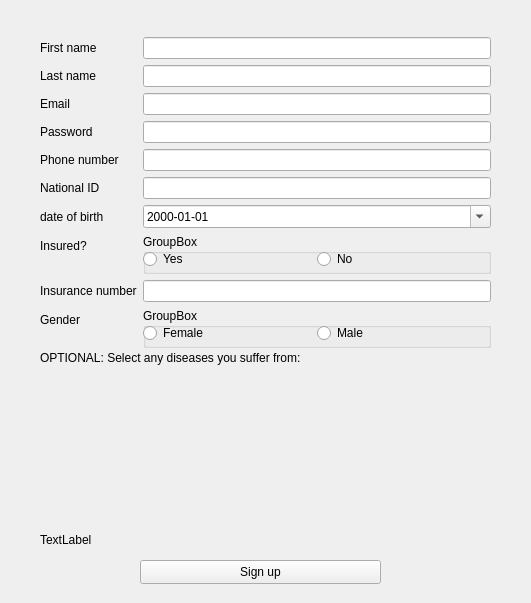
<?xml version="1.0" encoding="UTF-8"?>
<ui version="4.0">
 <class>patient_sign_up</class>
 <widget class="QWidget" name="patient_sign_up">
  <property name="enabled">
   <bool>true</bool>
  </property>
  <property name="geometry">
   <rect>
    <x>0</x>
    <y>0</y>
    <width>531</width>
    <height>603</height>
   </rect>
  </property>
  <property name="windowTitle">
   <string>Form</string>
  </property>
  <widget class="QWidget" name="formLayoutWidget">
   <property name="geometry">
    <rect>
     <x>40</x>
     <y>20</y>
     <width>451</width>
     <height>328</height>
    </rect>
   </property>
   <layout class="QFormLayout" name="formLayout">
    <property name="sizeConstraint">
     <enum>QLayout::SetNoConstraint</enum>
    </property>
    <property name="topMargin">
     <number>17</number>
    </property>
    <item row="0" column="0">
     <widget class="QLabel" name="label">
      <property name="enabled">
       <bool>true</bool>
      </property>
      <property name="text">
       <string>First name</string>
      </property>
     </widget>
    </item>
    <item row="0" column="1">
     <widget class="QLineEdit" name="first_name">
      <property name="enabled">
       <bool>true</bool>
      </property>
     </widget>
    </item>
    <item row="1" column="0">
     <widget class="QLabel" name="label_2">
      <property name="text">
       <string>Last name</string>
      </property>
     </widget>
    </item>
    <item row="1" column="1">
     <widget class="QLineEdit" name="last_name">
      <property name="enabled">
       <bool>true</bool>
      </property>
     </widget>
    </item>
    <item row="2" column="0">
     <widget class="QLabel" name="label_5">
      <property name="text">
       <string>Email</string>
      </property>
     </widget>
    </item>
    <item row="2" column="1">
     <widget class="QLineEdit" name="email"/>
    </item>
    <item row="3" column="0">
     <widget class="QLabel" name="label_4">
      <property name="text">
       <string>Password</string>
      </property>
     </widget>
    </item>
    <item row="3" column="1">
     <widget class="QLineEdit" name="password"/>
    </item>
    <item row="4" column="0">
     <widget class="QLabel" name="label_3">
      <property name="text">
       <string>Phone number</string>
      </property>
     </widget>
    </item>
    <item row="4" column="1">
     <widget class="QLineEdit" name="phone_number"/>
    </item>
    <item row="5" column="0">
     <widget class="QLabel" name="label_7">
      <property name="text">
       <string>National ID</string>
      </property>
     </widget>
    </item>
    <item row="5" column="1">
     <widget class="QLineEdit" name="national_id"/>
    </item>
    <item row="6" column="0">
     <widget class="QLabel" name="label_6">
      <property name="text">
       <string>date of birth</string>
      </property>
     </widget>
    </item>
    <item row="7" column="0">
     <widget class="QLabel" name="label_8">
      <property name="text">
       <string>Insured?</string>
      </property>
     </widget>
    </item>
    <item row="8" column="0">
     <widget class="QLabel" name="insurance_label">
      <property name="text">
       <string>Insurance number</string>
      </property>
     </widget>
    </item>
    <item row="8" column="1">
     <widget class="QLineEdit" name="insurance_number">
      <property name="enabled">
       <bool>true</bool>
      </property>
     </widget>
    </item>
    <item row="9" column="0">
     <widget class="QLabel" name="label_10">
      <property name="enabled">
       <bool>true</bool>
      </property>
      <property name="text">
       <string>Gender</string>
      </property>
     </widget>
    </item>
    <item row="6" column="1">
     <widget class="QDateEdit" name="date_of_birth">
      <property name="displayFormat">
       <string>yyyy-MM-dd</string>
      </property>
      <property name="calendarPopup">
       <bool>true</bool>
      </property>
     </widget>
    </item>
    <item row="7" column="1">
     <widget class="QGroupBox" name="groupBox">
      <property name="sizePolicy">
       <sizepolicy hsizetype="Preferred" vsizetype="Preferred">
        <horstretch>0</horstretch>
        <verstretch>0</verstretch>
       </sizepolicy>
      </property>
      <property name="minimumSize">
       <size>
        <width>0</width>
        <height>40</height>
       </size>
      </property>
      <property name="title">
       <string>GroupBox</string>
      </property>
      <widget class="QWidget" name="horizontalLayoutWidget">
       <property name="geometry">
        <rect>
         <x>0</x>
         <y>10</y>
         <width>341</width>
         <height>31</height>
        </rect>
       </property>
       <layout class="QHBoxLayout" name="horizontalLayout_2">
        <item>
         <widget class="QRadioButton" name="yes">
          <property name="text">
           <string>Yes</string>
          </property>
         </widget>
        </item>
        <item>
         <widget class="QRadioButton" name="no">
          <property name="text">
           <string>No</string>
          </property>
         </widget>
        </item>
       </layout>
      </widget>
     </widget>
    </item>
    <item row="9" column="1">
     <widget class="QGroupBox" name="groupBox_2">
      <property name="minimumSize">
       <size>
        <width>0</width>
        <height>40</height>
       </size>
      </property>
      <property name="title">
       <string>GroupBox</string>
      </property>
      <widget class="QWidget" name="horizontalLayoutWidget_2">
       <property name="geometry">
        <rect>
         <x>0</x>
         <y>10</y>
         <width>341</width>
         <height>31</height>
        </rect>
       </property>
       <layout class="QHBoxLayout" name="horizontalLayout_3">
        <item>
         <widget class="QRadioButton" name="female">
          <property name="text">
           <string>Female</string>
          </property>
         </widget>
        </item>
        <item>
         <widget class="QRadioButton" name="male">
          <property name="text">
           <string>Male</string>
          </property>
         </widget>
        </item>
       </layout>
      </widget>
     </widget>
    </item>
   </layout>
  </widget>
  <widget class="QPushButton" name="sign_up">
   <property name="enabled">
    <bool>true</bool>
   </property>
   <property name="geometry">
    <rect>
     <x>140</x>
     <y>560</y>
     <width>241</width>
     <height>24</height>
    </rect>
   </property>
   <property name="text">
    <string>Sign up</string>
   </property>
  </widget>
  <widget class="QLabel" name="validation">
   <property name="geometry">
    <rect>
     <x>40</x>
     <y>530</y>
     <width>361</width>
     <height>20</height>
    </rect>
   </property>
   <property name="text">
    <string>TextLabel</string>
   </property>
  </widget>
  <widget class="QWidget" name="widget" native="true">
   <property name="geometry">
    <rect>
     <x>40</x>
     <y>370</y>
     <width>450</width>
     <height>150</height>
    </rect>
   </property>
  </widget>
  <widget class="QLabel" name="label_9">
   <property name="geometry">
    <rect>
     <x>40</x>
     <y>350</y>
     <width>371</width>
     <height>16</height>
    </rect>
   </property>
   <property name="text">
    <string>OPTIONAL: Select any diseases you suffer from:</string>
   </property>
  </widget>
 </widget>
 <resources/>
 <connections/>
</ui>
